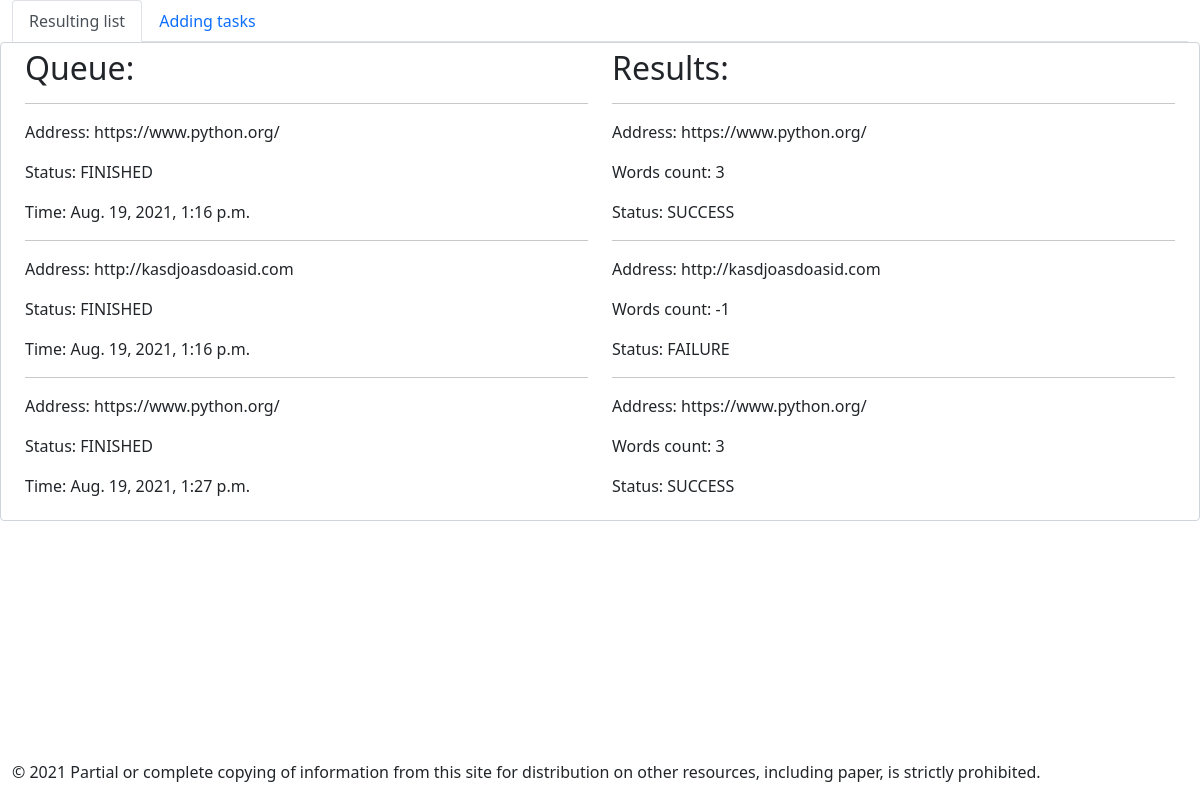
The page / on the database its author committed.
### nsqr/models.py (models this page shows, shortened)
class Task(models.Model):
    address = models.CharField(max_length=255)
    timestamp = models.DateTimeField(auto_now_add=True)
    task_status = models.SmallIntegerField(choices=[(1, 'NOT_STARTED'), (2, 'PENDING'), (3, 'FINISHED')], default=1)

class Result(models.Model):
    address = models.CharField(max_length=255)
    words_count = models.IntegerField()
    http_status = models.SmallIntegerField()
    task = models.ForeignKey(Task, on_delete=models.CASCADE, null=True)
    status = models.CharField(max_length=255, null=True)

### nsqr/views.py (the view)
# urls.py: path("", views.ResultView.as_view(), name="result-view"),
class ResultView(ListView):
    model = Result
    template_name = "nsqr/index.html"
    context_object_name = "results"
    def get_context_data(self, *, object_list=None, **kwargs):
        context = super().get_context_data(**kwargs)
        context['tasks'] = Task.objects.all()
        context['nbar'] = 'home'
        return context

### nsqr/templates/nsqr/index.html
{% extends "nsqr/base.html" %}
{% block content %}
    <div class = "container-fluid form-control" style="display: flex; flex-direction: row">
        <div class="container-fluid" style="justify-content: center">
            <h2>Queue:</h2>
            {% for task in tasks %}
                <div>
                    <hr>
                    <p>Address: {{ task.address }}</p>
                    <p>Status: {{ task.get_task_status_display }}</p>
                    <p>Time: {{ task.timestamp }}</p>
                </div>
            {% endfor %}
        </div>
        <div class="container-fluid" style="justify-content: end">
            <h2>Results:</h2>
            {% for result in results %}
                <div>
                    <hr>
                    <p>Address: {{ result.address }}</p>
                    <p>Words count: {{ result.words_count }}</p>
                    <p>Status: {{ result.status }}</p>
                </div>
            {% endfor %}
        </div>
    </div>
{% endblock %}

### nsqr/templates/nsqr/base.html (shortened to what this page needs)
<!doctype html>
<html lang="en">
<head>
    <link href="https://cdn.jsdelivr.net/npm/bootstrap@5.0.2/dist/css/bootstrap.min.css" rel="stylesheet">
</head>
<body>
    <header class="container-fluid">
        <ul class="nav nav-tabs">
          <li class="nav-item">
            <a class="nav-link {% if nbar == 'home' %}active{% endif %}" aria-current="page" href="{% url "nsqr:result-view" %}">Resulting list</a>
          </li>
          <li class="nav-item">
            <a class="nav-link {% if nbar == 'hole' %}active{% endif %}" aria-current="page" href="{% url "nsqr:task-create" %}">Adding tasks</a>
          </li>
        </ul>
    </header>
    <main>
        {% block content %}
        {% endblock %}
    </main>
    <footer class="container-fluid" style="position: absolute; bottom: 0;">
        <p>&copy; 2021 Partial or complete copying of information from this site for distribution on other resources, including paper, is strictly prohibited.</p>
    </footer>
</body>
</html>

### rows shown on the page
Task: address "https://www.python.org/", task_status "FINISHED", timestamp "Aug. 19, 2021, 1:16 p.m."
Task: address "http://kasdjoasdoasid.com", task_status "FINISHED", timestamp "Aug. 19, 2021, 1:16 p.m."
Task: address "https://www.python.org/", task_status "FINISHED", timestamp "Aug. 19, 2021, 1:27 p.m."
Result: address "https://www.python.org/", words_count "3", status "SUCCESS"
Result: address "http://kasdjoasdoasid.com", words_count "-1", status "FAILURE"
Result: address "https://www.python.org/", words_count "3", status "SUCCESS"
